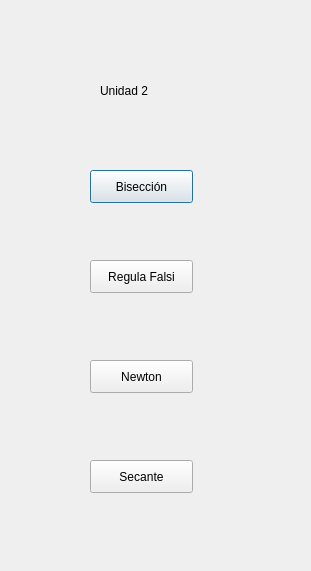
<?xml version="1.0" encoding="UTF-8"?>
<ui version="4.0">
 <class>Dialog</class>
 <widget class="QDialog" name="Dialog">
  <property name="geometry">
   <rect>
    <x>0</x>
    <y>0</y>
    <width>311</width>
    <height>571</height>
   </rect>
  </property>
  <property name="windowTitle">
   <string>Dialog</string>
  </property>
  <widget class="QLabel" name="label">
   <property name="geometry">
    <rect>
     <x>100</x>
     <y>60</y>
     <width>81</width>
     <height>61</height>
    </rect>
   </property>
   <property name="text">
    <string>Unidad 2</string>
   </property>
  </widget>
  <widget class="QPushButton" name="pushButton">
   <property name="geometry">
    <rect>
     <x>90</x>
     <y>170</y>
     <width>103</width>
     <height>33</height>
    </rect>
   </property>
   <property name="text">
    <string>Bisección</string>
   </property>
  </widget>
  <widget class="QPushButton" name="pushButton_2">
   <property name="geometry">
    <rect>
     <x>90</x>
     <y>260</y>
     <width>103</width>
     <height>33</height>
    </rect>
   </property>
   <property name="text">
    <string>Regula Falsi</string>
   </property>
  </widget>
  <widget class="QPushButton" name="pushButton_3">
   <property name="geometry">
    <rect>
     <x>90</x>
     <y>360</y>
     <width>103</width>
     <height>33</height>
    </rect>
   </property>
   <property name="text">
    <string>Newton</string>
   </property>
  </widget>
  <widget class="QPushButton" name="pushButton_4">
   <property name="geometry">
    <rect>
     <x>90</x>
     <y>460</y>
     <width>103</width>
     <height>33</height>
    </rect>
   </property>
   <property name="text">
    <string>Secante</string>
   </property>
  </widget>
 </widget>
 <resources/>
 <connections/>
</ui>
